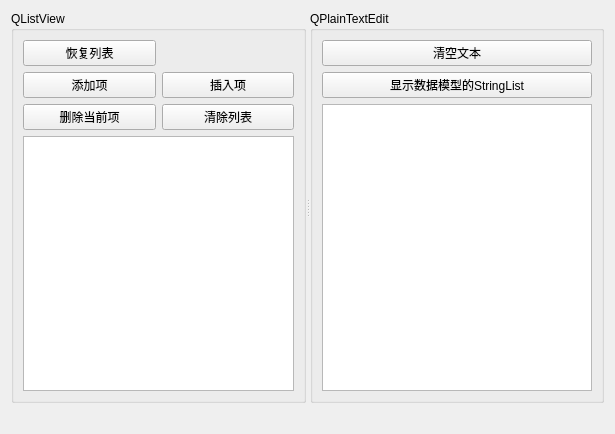
<?xml version="1.0" encoding="UTF-8"?>
<ui version="4.0">
 <class>Widget</class>
 <widget class="QWidget" name="Widget">
  <property name="geometry">
   <rect>
    <x>0</x>
    <y>0</y>
    <width>615</width>
    <height>434</height>
   </rect>
  </property>
  <property name="windowTitle">
   <string>QListView的使用</string>
  </property>
  <layout class="QVBoxLayout" name="verticalLayout_2">
   <item>
    <widget class="QSplitter" name="splitter">
     <property name="sizePolicy">
      <sizepolicy hsizetype="Expanding" vsizetype="Expanding">
       <horstretch>0</horstretch>
       <verstretch>0</verstretch>
      </sizepolicy>
     </property>
     <property name="orientation">
      <enum>Qt::Orientation::Horizontal</enum>
     </property>
     <widget class="QGroupBox" name="groupBox">
      <property name="title">
       <string>QListView</string>
      </property>
      <layout class="QGridLayout" name="gridLayout">
       <item row="0" column="0">
        <widget class="QPushButton" name="btnRecover">
         <property name="text">
          <string>恢复列表</string>
         </property>
        </widget>
       </item>
       <item row="1" column="0">
        <widget class="QPushButton" name="btnAddItem">
         <property name="text">
          <string>添加项</string>
         </property>
        </widget>
       </item>
       <item row="1" column="1">
        <widget class="QPushButton" name="btnInsertItem">
         <property name="text">
          <string>插入项</string>
         </property>
        </widget>
       </item>
       <item row="2" column="0">
        <widget class="QPushButton" name="btnDeleteItem">
         <property name="text">
          <string>删除当前项</string>
         </property>
        </widget>
       </item>
       <item row="2" column="1">
        <widget class="QPushButton" name="btnClear">
         <property name="text">
          <string>清除列表</string>
         </property>
        </widget>
       </item>
       <item row="3" column="0" colspan="2">
        <widget class="QListView" name="listView"/>
       </item>
      </layout>
     </widget>
     <widget class="QGroupBox" name="groupBox_2">
      <property name="title">
       <string>QPlainTextEdit</string>
      </property>
      <layout class="QVBoxLayout" name="verticalLayout">
       <item>
        <widget class="QPushButton" name="btnClearText">
         <property name="text">
          <string>清空文本</string>
         </property>
        </widget>
       </item>
       <item>
        <widget class="QPushButton" name="btnShow">
         <property name="text">
          <string>显示数据模型的StringList</string>
         </property>
        </widget>
       </item>
       <item>
        <widget class="QPlainTextEdit" name="plainTextEdit"/>
       </item>
      </layout>
     </widget>
    </widget>
   </item>
   <item>
    <widget class="QLabel" name="LabInfo">
     <property name="text">
      <string/>
     </property>
    </widget>
   </item>
  </layout>
 </widget>
 <resources/>
 <connections/>
</ui>
